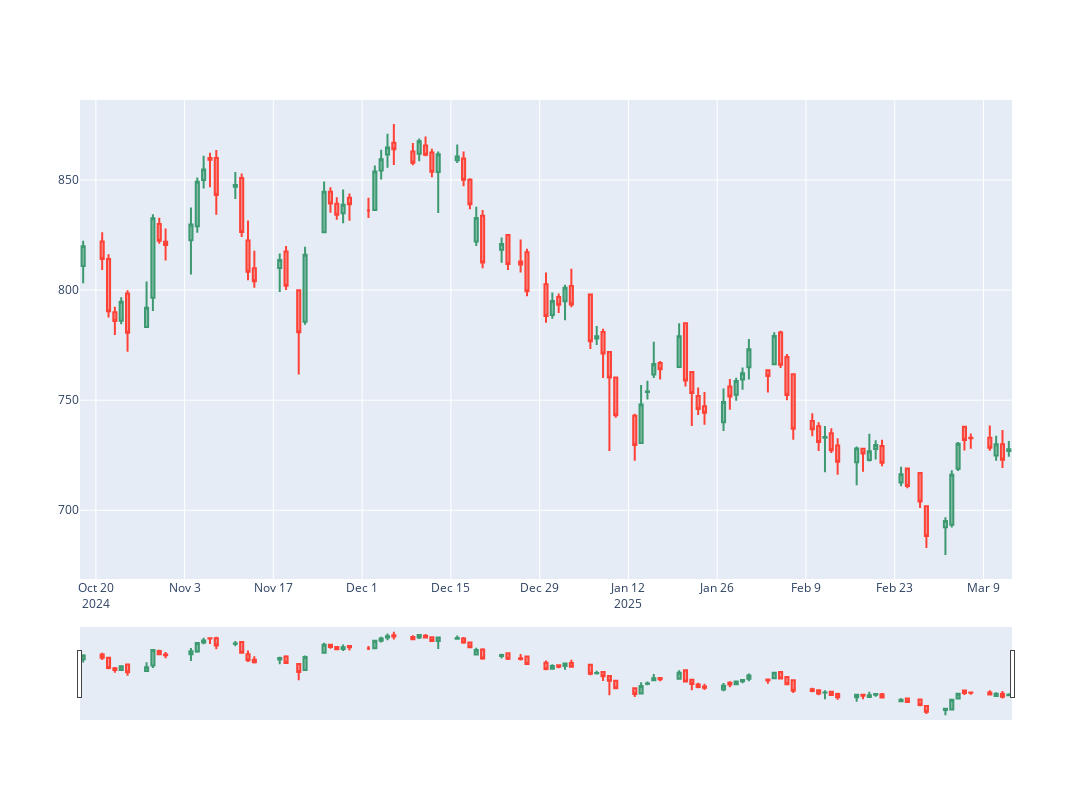

Notebook source saved alongside this figure:
### Code cell
fig = go.Figure(data = [
    go.Candlestick(
        x = df.index,
        open= df["1. open"],
        high= df["2. high"],
        low = df["3. low"],
        close= df["4. close"]
    )
])

fig.update_layout(width = 1200, height = 800)

fig.show()
